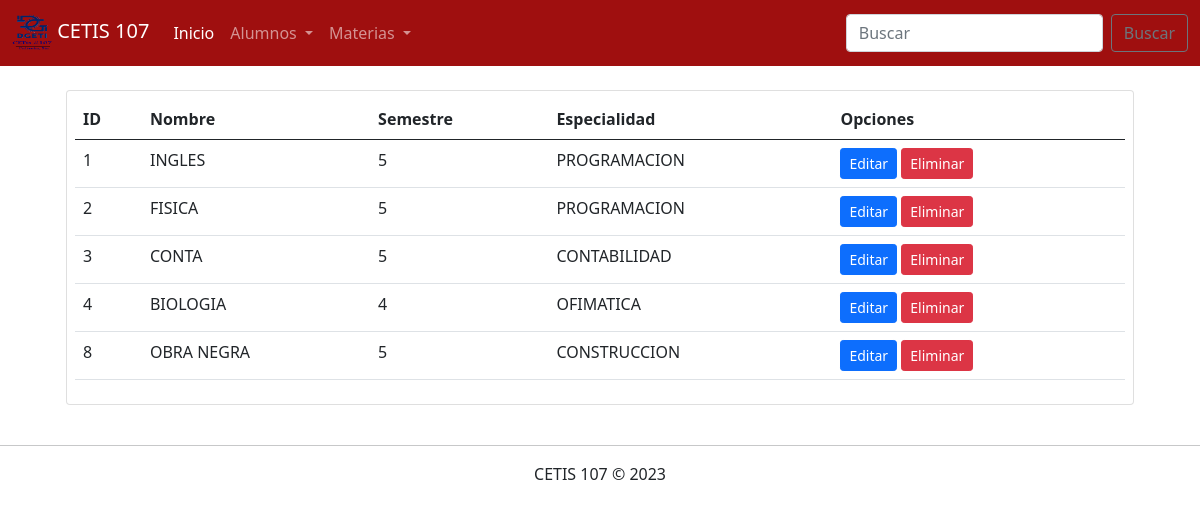
The page /Parcial3/ConsultarMaterias.php on the database as committed earlier.
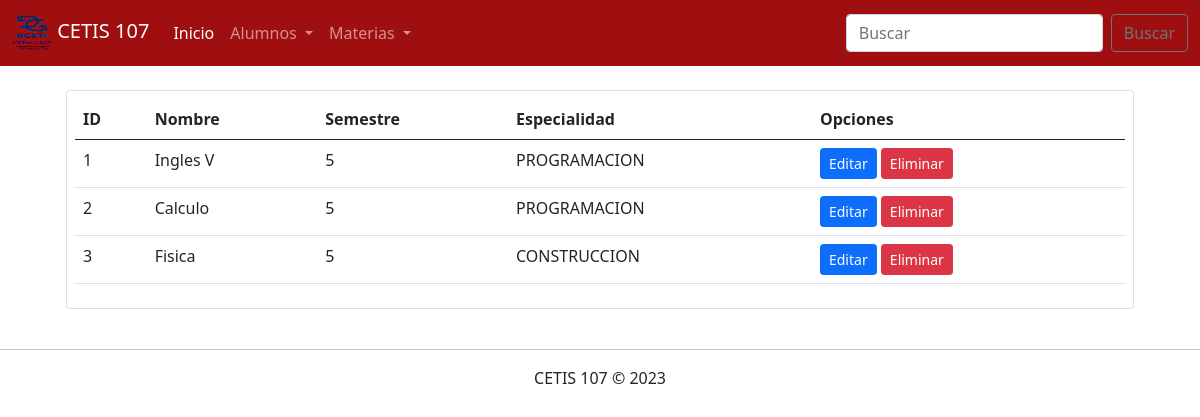
The same page on the database as committed later.
### tables this page shows
CREATE TABLE `materias` (
  `id` int(11) NOT NULL,
  `nombre` varchar(100) NOT NULL,
  `semestre` int(11) NOT NULL,
  `especialidad` varchar(50) NOT NULL
);

### Parcial3/ConsultarMaterias.php (the view, shortened to what this page needs)
<!DOCTYPE html>
<html lang="en">
<head>
    <link rel="stylesheet" href="css/bootstrap.css">
</head>
<body>
<?php
        include 'menu.php';
        include 'conexion.php';
        $sql = "SELECT * FROM materias";
        $datos = $conexion->query($sql);
    ?>
    <div class="container">
        <div class="row">
            <div class="col-12">
                <?php if($datos->num_rows > 0) { ?>
                <div class="table-responsive card m-4 p-2">
                    <table class="table table-hover">
                        <thead>
                            <tr>
                                <th>ID</th>
                                <th>Nombre</th>
                                <th>Semestre</th>
                                <th>Especialidad</th>
                                <th>Opciones</th>
                            </tr>
                        </thead>
                        <tbody>
                            <?php while($registro = $datos->fetch_assoc()){ ?>
                                <tr>
                                    <td><?php echo $registro["id"]; ?></td>
                                    <td><?php echo $registro["nombre"]; ?></td>
                                    <td><?php echo $registro["semestre"]; ?></td>
                                    <td><?php echo $registro["especialidad"]; ?></td>
                                    <td>
                                        <a href="EditarMateria.php?id=<?php echo $registro["id"]; ?>" class="btn btn-sm btn-primary">Editar</a>
                                        <a href="EliminarMateria.php?id=<?php echo $registro["id"]; ?>" class="btn btn-sm btn-danger">Eliminar</a>
                                    </td>
                                </tr>
                            <?php } ?>
                        </tbody>
                    </table>
                </div>
                <?php } else { ?>
                    <h2 class="m-4">No existe datos de alumnos en la base e datos</h2>
                <?php } ?>
            </div>
        </div>
    </div>
    <footer class="text-center">
        <hr>
        CETIS 107 &copy; 2023
    </footer>
</body>
</html>

Rows that differ between the two databases and show on the page:
removed materias: id "4", nombre "BIOLOGIA", semestre "4", especialidad "OFIMATICA"
removed materias: id "8", nombre "OBRA NEGRA", semestre "5", especialidad "CONSTRUCCION"
changed materias id 1: nombre "INGLES" → "Ingles V"
changed materias id 2: nombre "FISICA" → "Calculo"
changed materias id 3: nombre "CONTA" → "Fisica"; especialidad "CONTABILIDAD" → "CONSTRUCCION"
